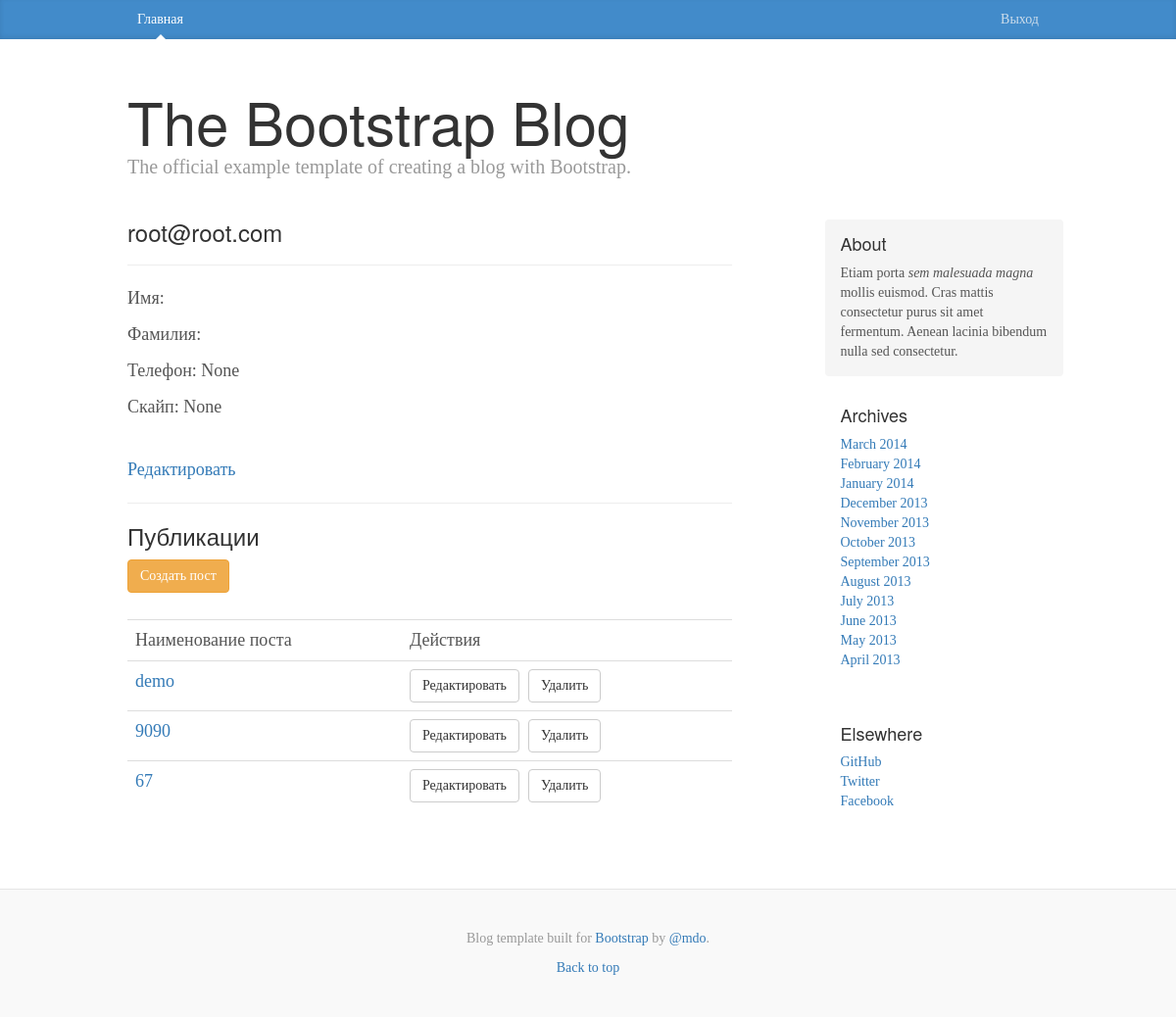
Screenshot of /account/ (signed in) with the database file from the repository.
### website/models.py (models this page shows, shortened)
class CustomUser(AbstractBaseUser, PermissionsMixin):
    email = models.EmailField(_('email address'), max_length=1000, unique=True)
    first_name = models.CharField(_('first name'), max_length=30, blank=True)
    last_name = models.CharField(_('last name'), max_length=30, blank=True)
    is_staff = models.BooleanField(_('staff status'), default=False,
        help_text=_('Designates whether the user can log into this admin '
                    'site.'))
    is_active = models.BooleanField(_('active'), default=True,
        help_text=_('Designates whether this user should be treated as '
                    'active. Unselect this instead of deleting accounts.'))
    date_joined = models.DateTimeField(_('date joined'), default=timezone.now)
    avatar = models.ImageField(_('Avatar'),upload_to="avatar",null=True,blank=True)
    phone = models.TextField(_('Phone'),null=True,blank=True,default='')
    skype = models.TextField(_('Skype'),null=True,blank=True,default='')
    objects = CustomUserManager()
    USERNAME_FIELD = 'email'
    REQUIRED_FIELDS = []
    class Meta:
        verbose_name = _('user')
        verbose_name_plural = _('users')

class Post(models.Model):
    owner = models.ForeignKey(settings.AUTH_USER_MODEL)
    slug = models.SlugField(blank=True, unique=True)
    title = models.TextField()
    pub_date = models.DateField(default=timezone.now)
    short_desc = models.TextField()
    description = models.TextField()
    objects = models.Manager()
    custom_objects = CustomManager()

### website/views/views_account.py (the view)
# urls.py: url(r'^account/$', views.account, name='account'),
@login_required(login_url='/')
def account(request):
    posts = Post.objects.filter(owner=request.user)
    return render(request, "website/account.html",{'posts':posts})

### website/templates/website/account.html (shortened to what this page needs)
{% extends 'website/common/layout.html' %}
{% load bootstrap %}
{% block post_content %}
<h3>{{request.user.email}}</h3>
<hr/>
<p>Имя: {{request.user.first_name}}</p>
<p>Фамилия: {{request.user.last_name}}</p>
<p>Телефон: {{request.user.phone}}</p>
<p>Скайп: {{request.user.skype}}</p>
<br>
<a href="{% url 'account_edit' %}">Редактировать</a>
<hr/>
<h3>Публикации</h3>
<a href="{% url 'account_post_create' %}" class='btn btn-warning'>Создать пост</a>
<br/><br/>
  <table class='table'>
    <tr>
      <td>Наименование поста</td>
      <td>Действия</td>
    </tr>
      {% for p in posts %}
      <tr>
        <td><a href="{% url 'post' p.slug %}">{{p.title}}</a></td>
        <td><a href="" class="btn btn-default">Редактировать</a>&nbsp;
        <a href="" class="btn btn-default">Удалить</a></td>
      </tr>
      {% endfor %}
  </table>
{% endblock %}

### website/static/css/blog.css (style rules this page uses)
body { font-family: Georgia, "Times New Roman", Times, serif; color: #555; }
h1, .h1, h2, .h2, h3, .h3, h4, .h4, h5, .h5, h6, .h6 { margin-top: 0; font-family: "Helvetica Neue", Helvetica, Arial, sans-serif; font-weight: normal; color: #333; }

### rows the page displays
CustomUser: user.email "root@root.com", user.phone "None", user.skype "None"
Post: title "demo"
Post: title "9090"
Post: title "67"
